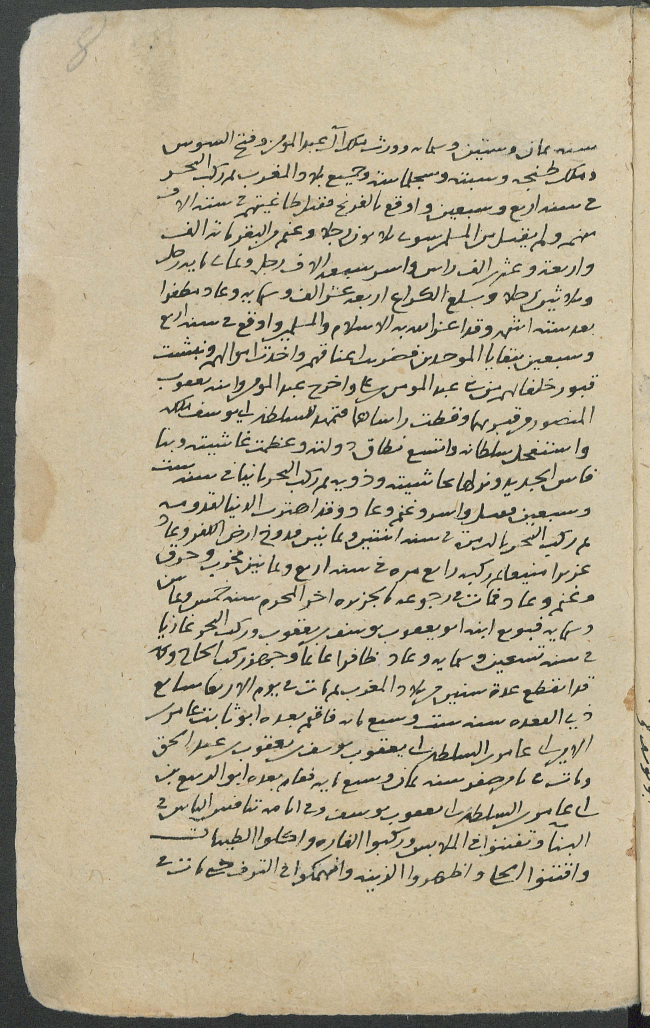
#> input picture ASAR2017/figures/Ms-orient-A-01771_021.jpg, 1950 x 3083 px, found by its file name (shown at 1/3 size)
$ python detect_text.py   (older library calls are emulated)
#> lines starting #> are read from the running program, lines starting #| are printed output that depends on the picture; after the words box and inside, x2 and y2 are one past the last pixel; in counts of white or black regions, pixels touching at a corner belong together
### connected_components_patches.py
#!/usr/bin/env python
# -*- coding: utf-8 -*-

import os
import sys
import math
import time
import numpy as np
import scipy as sp

import skimage
import skimage.io
import skimage.morphology
import skimage.filters
import skimage.transform
import skimage.draw
import skimage.measure

from sklearn.cluster import DBSCAN
from sklearn.preprocessing import StandardScaler

import argparse


def otsu(img, radius=20):
#> called with radius = 20
    selem = skimage.morphology.disk(radius)
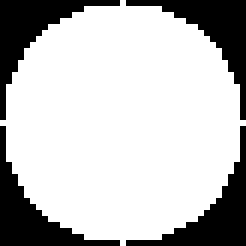
#> selem: shape (41, 41) (shown 6 times larger); values 0 (black) and 1 (white), 74.8% white; 4 black regions, box (x1, y1, x2, y2) and area: (0, 0, 20, 20) 106, (21, 0, 41, 20) 106, (0, 21, 20, 41) 106, (21, 21, 41, 41) 106
    threshold_global_otsu = skimage.filters.threshold_otsu(img)
#> threshold_global_otsu = 0.501
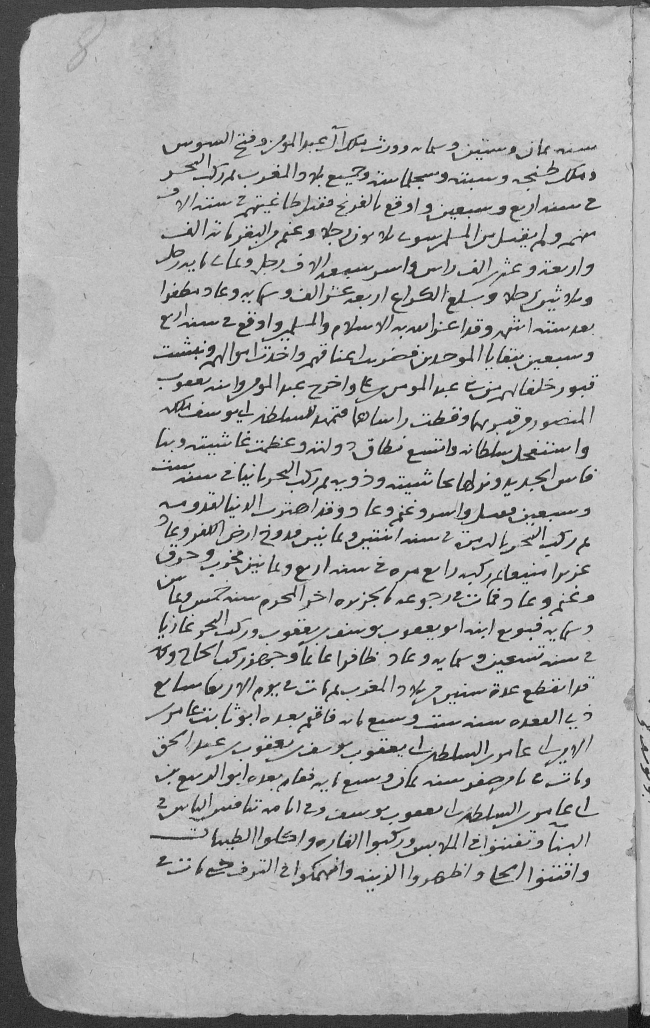
#> img: shape (3083, 1950) float64 (shown at 1/3 size); min 0.000833, max 0.997, mean 0.691
    global_otsu = img >= threshold_global_otsu
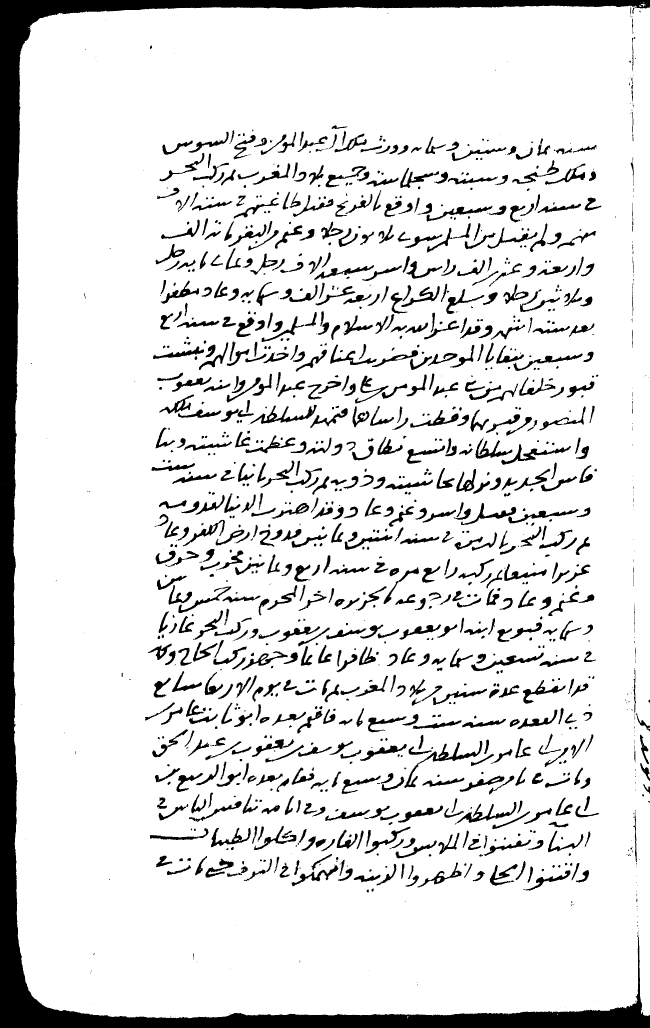
#> global_otsu: shape (3083, 1950) bool (shown at 1/3 size); 87.8% white; 1343 black regions (312 under 20 px), largest, box (x1, y1, x2, y2) and area: (0, 0, 1950, 3083) 292166, (1213, 2222, 1447, 2364) 3666, (751, 1214, 950, 1272) 2781
    return global_otsu * 1


class ArgParseMixin(object):
    # [15 lines left out: functions add_args, parse_args, not called in this run]


class RegionsFilter(ArgParseMixin):
    def __init__(
            self,
            max_major_minor_axis_length_ratio=10.,
            min_minor_axis_length=3,
            min_major_axis_length=5,
            max_major_axis_length=220,
            dbscan_eps=0.5,
            dbscan_min_samples=10
    ):
        self.max_major_minor_axis_length_ratio = max_major_minor_axis_length_ratio
        self.min_minor_axis_length = min_minor_axis_length
        self.min_major_axis_length = min_major_axis_length
        self.max_major_axis_length = max_major_axis_length
        self.dbscan_eps = dbscan_eps
        self.dbscan_min_samples = dbscan_min_samples

    # [25 lines left out: functions add_args, parse_args, not called in this run]

    def _accept_region_prop(self, rp):
        if rp.minor_axis_length == 0:
            return False
        if rp.major_axis_length / rp.minor_axis_length > self.max_major_minor_axis_length_ratio:
            return False
        if rp.minor_axis_length < self.min_minor_axis_length:
            return False
        if rp.major_axis_length < self.min_major_axis_length:
            return False
        if rp.major_axis_length > self.max_major_axis_length:
            return False
        return True

    def _filter_regions_by_properties(self, regions):
        return filter(self._accept_region_prop, regions)

    def _filter_regions_by_position(self, regions):
        X = np.array([rp.centroid for rp in regions])
        X = StandardScaler().fit_transform(X)
        db = DBSCAN(eps=self.dbscan_eps, min_samples=self.dbscan_min_samples).fit(X)
        labels = db.labels_

        if min(labels) == -1:
            return regions
        else:
            return [r for r, l in zip(regions, labels) if l >= 0]

    def filter(self, regions):
        regions_filtered = self._filter_regions_by_properties(regions)
        regions_filtered = self._filter_regions_by_position(regions_filtered)
        return regions_filtered


class AbstractRegionResizer(object):
    # [10 lines left out: function resize, not called in this run]

    def fit(self, regions):
        pass


class MultiplyRegionResizer(ArgParseMixin, AbstractRegionResizer):
    def __init__(self, mul=1):
        self.mul = mul

    def add_args(self, parser):
        parser.add_argument('--bbox_mul', type=float, help="enlarge output patches bounding box by given factor",
                            default=1.2)

    def parse_args(self, args):
        self.mul = args.bbox_mul

    def resize(self, bbox):
        minr, minc, maxr, maxc = enlarge_bbox(bbox, self.mul)
        return minr, minc, maxr, maxc


class LowerThanMedianRegionResizer(ArgParseMixin, AbstractRegionResizer):
    def __init__(self):
        self.height_median = None
        self.width_median = None

    def add_args(self, parser):
        pass

    def parse_args(self, args):
        pass

    def fit(self, regions):
        self.height_median = np.median(map(get_region_height, regions))
        self.width_median = np.median(map(get_region_width, regions))

    # [11 lines left out: function resize, not called in this run]


class MultiplyLowerThanMedianRegionResizer(ArgParseMixin, AbstractRegionResizer):
    def __init__(self, mul=1):
        self.mul = mul
        self.height_median = None
        self.width_median = None

    def add_args(self, parser):
        parser.add_argument('--bbox_mul', type=float, help="enlarge output patches bounding box by given factor",
                            default=1.2)

    def parse_args(self, args):
        self.mul = args.bbox_mul

    def fit(self, regions):
        self.height_median = np.median(map(get_region_height, regions))
        self.width_median = np.median(map(get_region_width, regions))

    # [21 lines left out: functions resize, enlarge_bbox, not called in this run]


def extract_regions(image):
    label_img = skimage.measure.label(image)
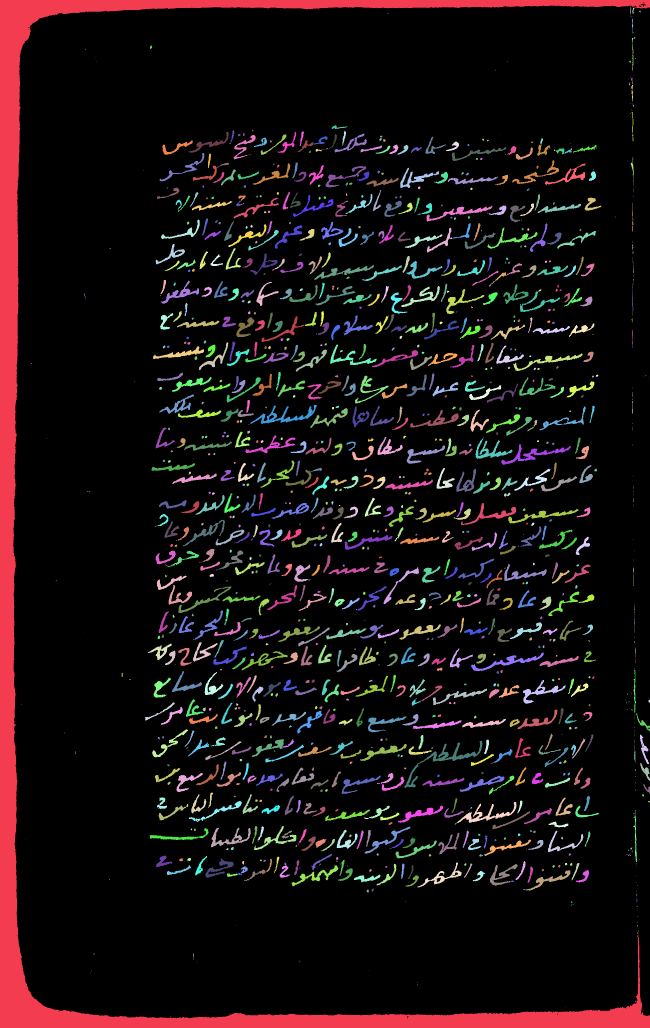
#> label_img: shape (3083, 1950) int64 (shown at 1/3 size); 1344 distinct labels, from 0 to 1343; one colour per label, 0 black
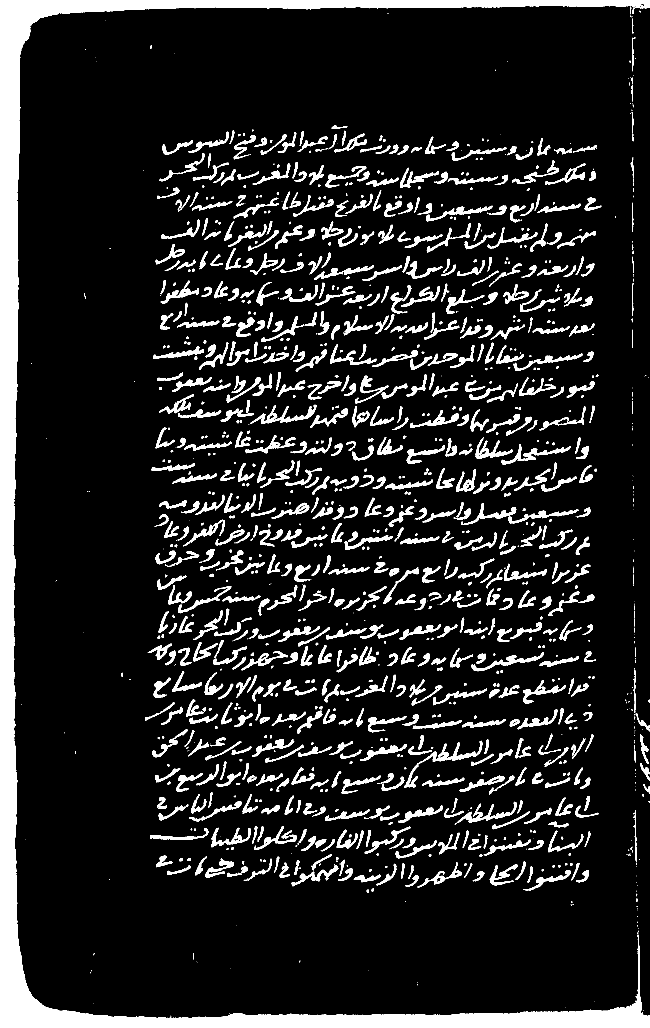
#> image: shape (3083, 1950) int64 (shown at 1/3 size); values 0 (black) and 1 (white), 12.2% white; 1343 white regions (312 under 20 px)
    regions = skimage.measure.regionprops(label_img)
#> regions = 1343 regions; largest, box (x1, y1, x2, y2) and area: (0, 0, 1950, 3083) 292166, (1213, 2222, 1447, 2364) 3666, (751, 1214, 950, 1272) 2781, (1504, 1333, 1713, 1395) 2572, (1364, 2405, 1550, 2474) 2526
    return regions


def get_region_height(r):
    return r.bbox[3] - r.bbox[1]


def get_region_width(r):
    return r.bbox[2] - r.bbox[0]


# [12 lines left out: functions coalesce, resize2d, not called in this run]


def extract_patches(
        input_file,
        output_images_height,
        output_images_width,
        regions_filter,
        region_resizer,
        output_binary=False,
        return_bbox=False
):
    # reading input image
    image_color = skimage.io.imread(input_file, as_grey=False)
    # otsu binarization
    image = 1 - otsu(skimage.io.imread(input_file, as_grey=True))

    # regions extraction
    regions = extract_regions(image)
    print 'extracted regions: {}'.format(len(regions))
    # regions filtering
    regions_filtered = regions_filter.filter(regions)
#> (the run stopped early here; a loop or call above may not have finished)

$ run again, with ASAR2017/figures/Ms-orient-A-01771_017.jpg copied over ASAR2017/figures/Ms-orient-A-01771_021.jpg
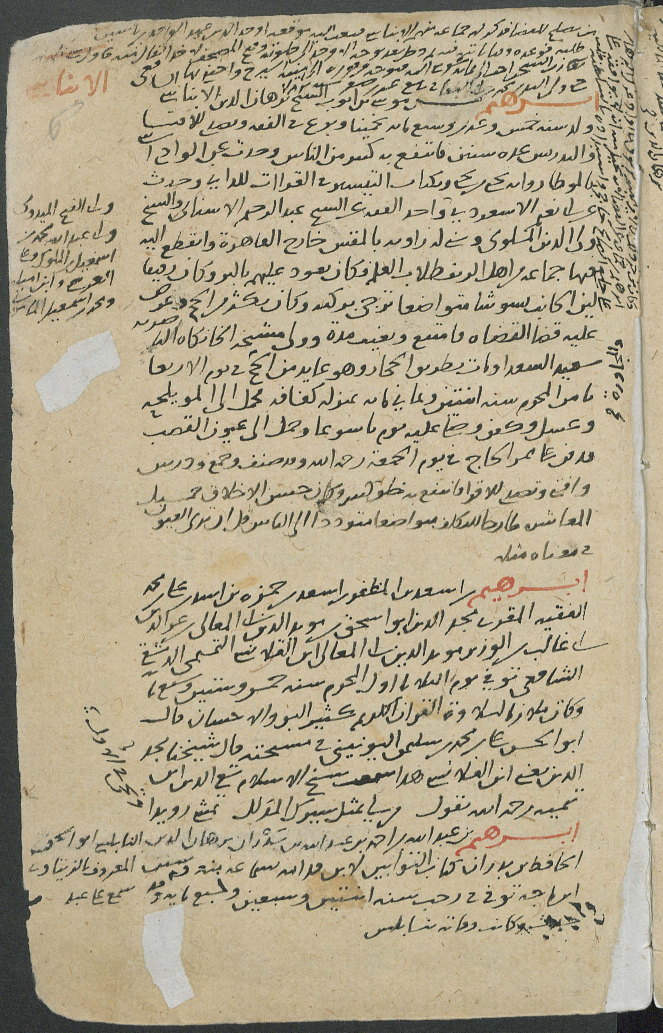
#> input picture ASAR2017/figures/Ms-orient-A-01771_017.jpg, 1988 x 3097 px, found by its file name (shown at 1/3 size)
#> selem: shape (41, 41); values 0 (black) and 1 (white), 74.8% white; 4 black regions, box (x1, y1, x2, y2) and area: (0, 0, 20, 20) 106, (21, 0, 41, 20) 106, (0, 21, 20, 41) 106, (21, 21, 41, 41) 106
#> threshold_global_otsu = 0.503
#> in otsu, `global_otsu = img >= threshold_global_otsu`:
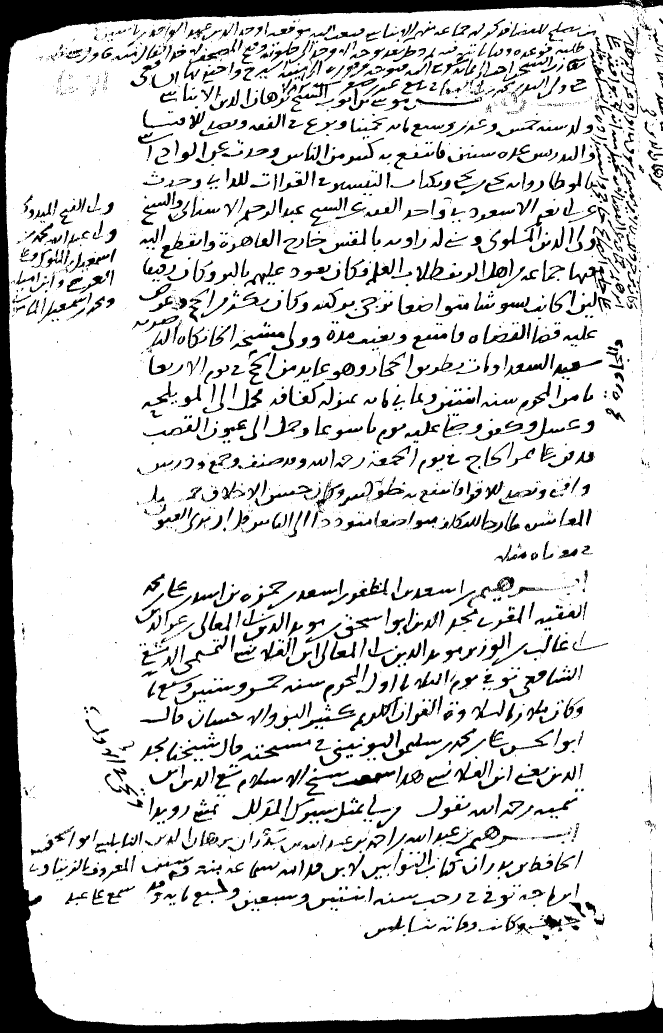
#> global_otsu: shape (3097, 1988) bool (shown at 1/3 size); 85.1% white; 2653 black regions (1080 under 20 px), largest, box (x1, y1, x2, y2) and area: (0, 0, 1988, 3097) 307342, (997, 2311, 1187, 2360) 2812, (1708, 784, 1834, 882) 2535
#> label_img: shape (3097, 1988) int64; 2654 distinct labels, from 0 to 2653
#> in extract_regions, `label_img = skimage.measure.label(image)`:
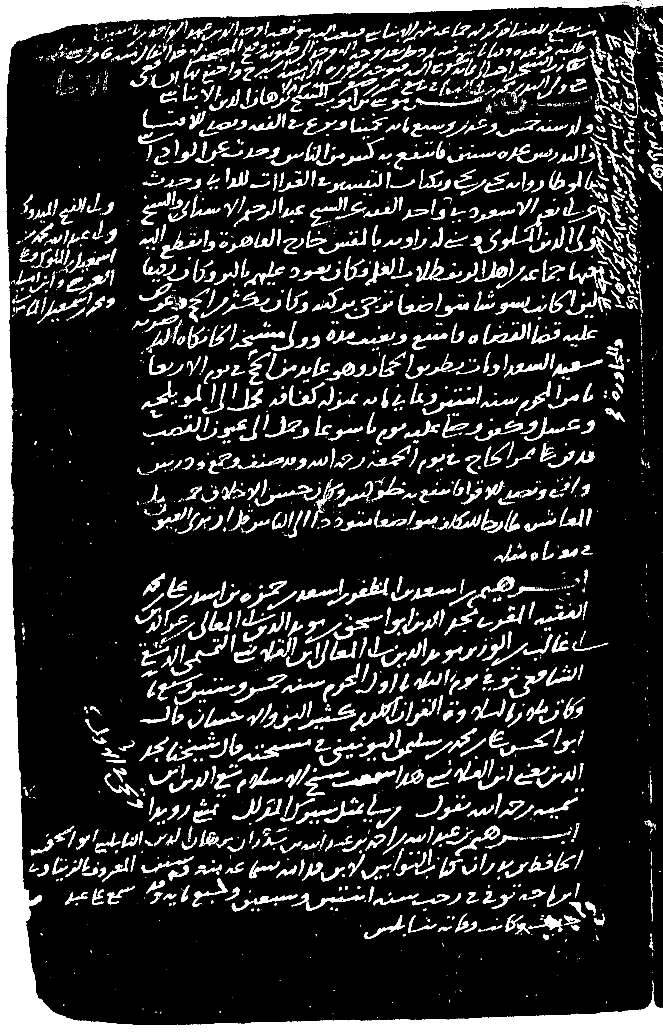
#> image: shape (3097, 1988) int64 (shown at 1/3 size); values 0 (black) and 1 (white), 14.9% white; 2653 white regions (1080 under 20 px)
#> regions = 2653 regions; largest, box (x1, y1, x2, y2) and area: (0, 0, 1988, 3097) 307342, (997, 2311, 1187, 2360) 2812, (1708, 784, 1834, 882) 2535, (713, 2218, 932, 2284) 2464, (1250, 774, 1386, 845) 2384
#> regions_filtered = []
